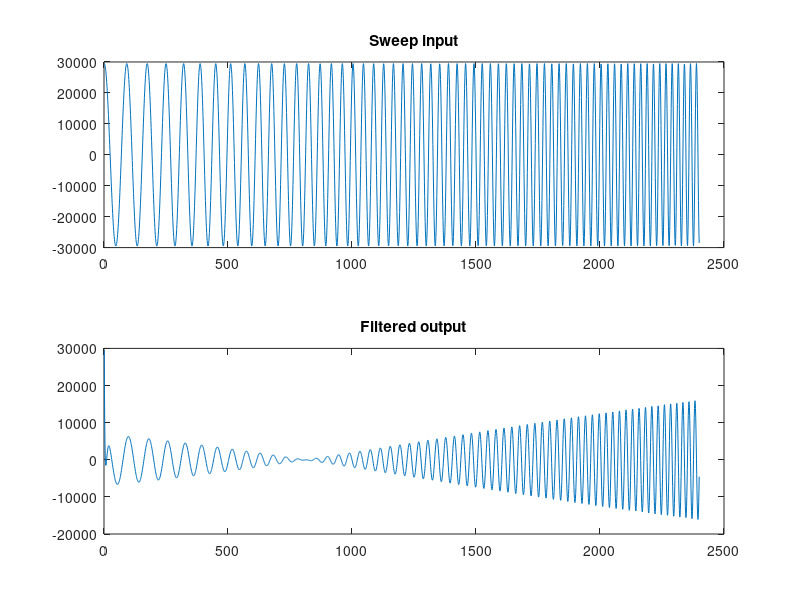

Reproduce this figure in MATLAB.
close all;
load('x_signal.txt')
load('y_signal.txt')

figure, 
subplot(2,1,1);
len = size(y_signal,1);
plot(x_signal(1:len))
title('Sweep input');
hold on;
subplot(2,1,2);
plot(y_signal)
title('Filtered output');
